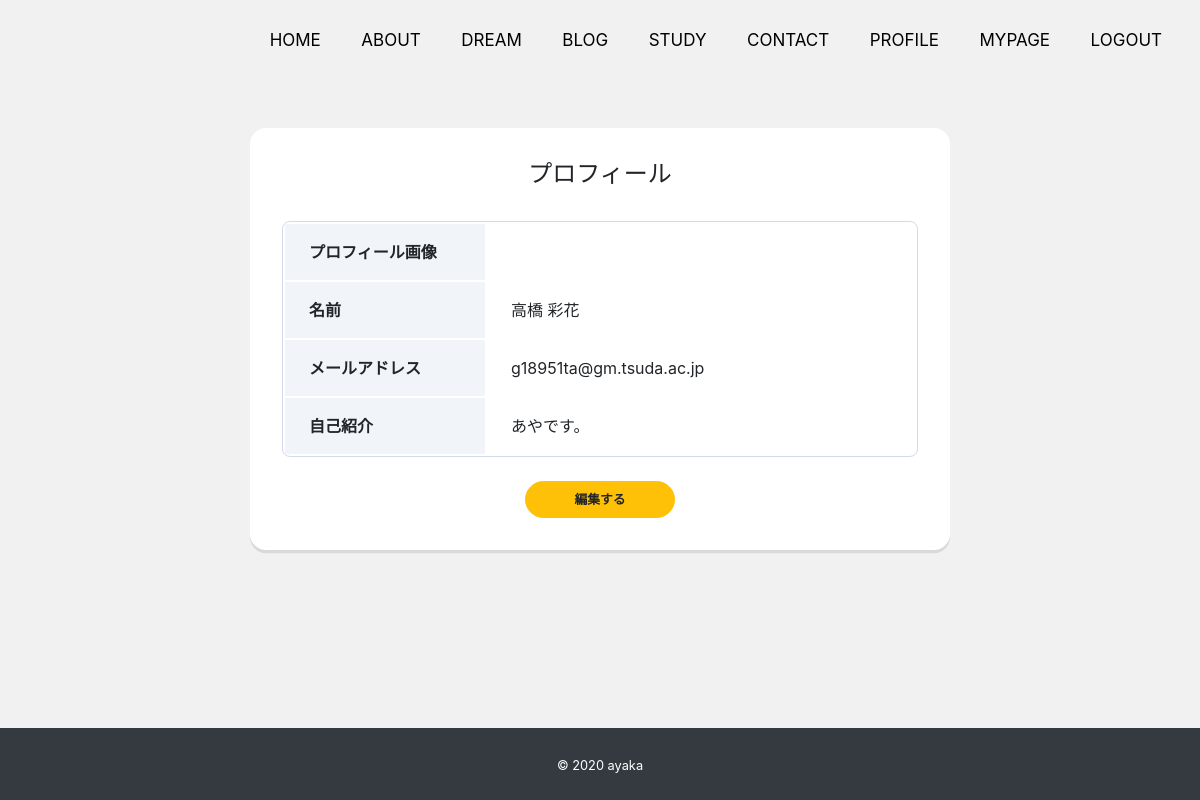
Page /accounts/profile/ (signed in) on the committed database.
### accounts/models.py (models this page shows, shortened)
class CustomUser(AbstractBaseUser, PermissionsMixin):
    email = models.EmailField('メールアドレス', unique=True)
    first_name = models.CharField('姓', max_length=30)
    last_name = models.CharField('名', max_length=30)
    description = models.TextField('自己紹介' , default="", blank=True)
    image = models.ImageField(upload_to='images', verbose_name='プロフィール画像', null=True, blank=True)
    is_staff = models.BooleanField(
        ('staff status'),
        default=False,
        help_text=('Designates whether the user can log into this admin site.'),
    )
    is_active = models.BooleanField(
        ('active'),
        default=True,
        help_text=(
            'Designates whether this user should be treated as active. '
            'Unselect this instead of deleting accounts.'
        ),
    )
    objects = UserManager()
    EMAIL_FIELD = 'email'
    USERNAME_FIELD = 'email'
    REQUIRED_FIELDS = []
    class Meta:
        verbose_name = ('user')
        verbose_name_plural = ('users')

### accounts/views.py (the view)
# urls.py: path('profile/' , views.ProfileView.as_view(), name='profile'),
class ProfileView(LoginRequiredMixin,View):
    def get(self, request, *args, **kwargs):
        user_data = CustomUser.objects.get(id=request.user.id)
        return render(request, 'accounts/profile.html' ,{
            'user_data' : user_data,
        })

### accounts/templates/accounts/profile.html (shortened to what this page needs)
{% extends 'app/base.html' %}
{% block content %}
<div class="container">
    <div class="row">
        <div class="card card-profile my-5 mx-auto">
            <div class="card-body">
                <h5 class="card-title text-center">プロフィール</h5>
                <table class="profile_table mb-4">
                    <tbody>
                        <tr>
                            <th class="header">プロフィール画像</th>
                            <td class="data">
                            </td>
                        </tr>
                        <tr>
                            <th class="header">名前</th>
                            <td class="data">{{ user_data.first_name }} {{ user_data.last_name }}</td>
                        </tr>
                        <tr>
                            <th class="header">メールアドレス</th>
                            <td class="data">{{ user_data.email }}</td>
                        </tr>
                        <tr>
                            <th class="header">自己紹介</th>
                            <td class="data">{{ user_data.description }}</td>
                        </tr>
                    </tbody>
                </table>
                <div class="button mx-auto">
                    <a href="{% url 'profile_edit' %}" class="btn btn-lg btn-warning btn-block">編集する</a>
                </div>
            </div>
        </div>
    </div>
</div>
{% endblock %}

### app/static/css/style.css (style rules this page uses)
* { margin:0; padding:0; box-sizing: border-box; font-size: 16px; }
body { background:#f1f1f1; display: flex; flex-flow: column; min-height: 100vh; }
.card { border:none; }
.card-title { margin-bottom: 2rem; font-size: 1.5rem; }
.card-body { padding: 2rem; }
.btn { font-size: 80%; border-radius: 5rem; font-weight: bold; }

### app/static/css/styleProfile.css (style rules this page uses)
.card-profile { width: 700px; border: 0; border-radius: 1rem; box-shadow: 0 0.2rem 0 rgba(0,0,0,0.1); }
.button { width: 150px; }
.profile_table { width: 100%; border: 1px solid #d1dbeb; border-radius: 8px; border-collapse: separate; overflow: hidden; }
.profile_table .header { width: 200px; padding: 16px 24px; text-align: left; background: #f1f5fa; }
.profile_table .data { padding: 16px 24px; }

### rows in the picture
CustomUser: first_name "高橋", last_name "彩花", email "g18951ta@gm.tsuda.ac.jp", description "あやです。"
